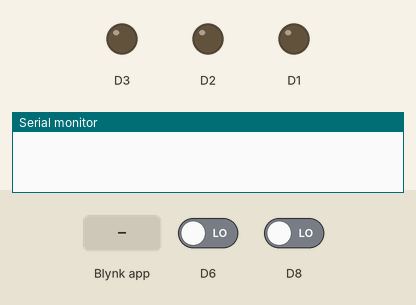
A sketch run on a simulated ESP8266 (NodeMCU). On the bench: output pins drawn as LEDs (lit = HIGH), the last lines printed to the serial monitor. Inputs (shaded band) come from the test bench; at power-on: D6 LOW, D8 LOW. WiFi joins after 1.5 s; servers stay silent unless stated.

Above: at 7.0 s.
7.1 s: Blynk app writes 1 to V2
At 7.7 s:
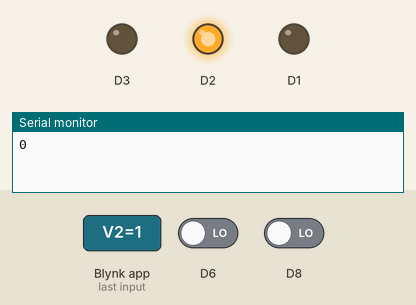
Timing chart, 0 to 12.6 s (numbered marks = the images above; inputs shaded):
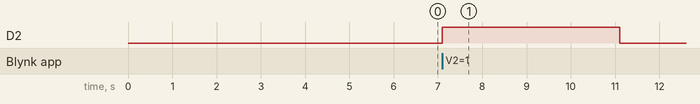

Measured:
- after the input at 7.1 s, D2: LOW → HIGH at once, → LOW 4.0 s later

The sketch:

node_mcu.ino
```cpp
#define BLYNK_PRINT Serial


#include <ESP8266WiFi.h>
#include <BlynkSimpleEsp8266.h>

// You should get Auth Token in the Blynk App.
// Go to the Project Settings (nut icon).
char auth[] = "e1d95f54bb9e44cf8da4a66dc2a9450b";

// Your WiFi credentials.
// Set password to "" for open networks.
char ssid[] = "error404";
char pass[] = "12345678";
WidgetLCD lcd(V4);
int i,j,k,h;
// This function will be called every time Slider Widget
// in Blynk app writes values to the Virtual Pin V1
BLYNK_WRITE(V1)
{
  int pinValue = param.asInt();
i=pinValue;

}
BLYNK_WRITE(V2)
{
  int pinValue = param.asInt();
j=pinValue;

}
BLYNK_WRITE(V3)
{
  int pinValue = param.asInt();
k=pinValue;

}

void setup()
{
  // Debug console
  Serial.begin(9600);
pinMode(D1,OUTPUT);
pinMode(D2,OUTPUT);
pinMode(D3,OUTPUT);
pinMode(D6,INPUT);
pinMode(D8,INPUT);
  Blynk.begin(auth, ssid, pass);
  // You can also specify server:
  //Blynk.begin(auth, ssid, pass, "blynk-cloud.com", 80);
  //Blynk.begin(auth, ssid, pass, IPAddress(192,168,1,100), 8080);
  lcd.clear();
  lcd.print(4, 0, "welcome");
  lcd.print(2, 1, "intializing");
  delay(4000);
    lcd.clear();
  lcd.print(2, 0, "Select Your");
  lcd.print(5, 1, "Choice");


}

void loop()
{
  j=0;k=0;i=0,h=0;
  digitalWrite(D2,LOW);
    digitalWrite(D3,LOW);
    digitalWrite(D1,LOW);
  lcd.clear();
  lcd.print(0,0, "Your option is");
  while(j!=1&&k!=2&&i!=3)
  {
    Blynk.run();
   // Serial.print(i+j+k);
  }
   if(j==1)
  {
      lcd.print(4,1, "APPLE");
    Serial.print(i);
    digitalWrite(D2,HIGH);
    digitalWrite(D3,LOW);
    digitalWrite(D1,LOW);
    delay(4000);

  }
  if(i==3){
      lcd.print(4,1, "RICE");
    digitalWrite(D1,HIGH);
    digitalWrite(D2,LOW);
    digitalWrite(D3,LOW);
    delay(4000);
    //Serial.print(i);
  }
  if(k==2)
  {
      lcd.print(4,1, "Bread");
    digitalWrite(D3,HIGH);
    digitalWrite(D1,LOW);
    digitalWrite(D2,LOW);
    delay(4000);
  }
  //digitalWrite(D8,LOW);

while((D6)==LOW)
 {

 }
  if(digitalRead(D8)==HIGH&&digitalRead(D6)==HIGH)
  {
     lcd.clear();
  lcd.print(0,0, "Your fOOD IS");
  lcd.print(0,1, " NOT AFFECTED");
  delay(3000);
  }
  if(digitalRead(D8)==LOW&&digitalRead(D6)==HIGH)
  {
     lcd.clear();
  lcd.print(0,0, "Your fOOD IS");
  lcd.print(0,1, " AFFECTED");
  delay(3000);
  }


}
```
